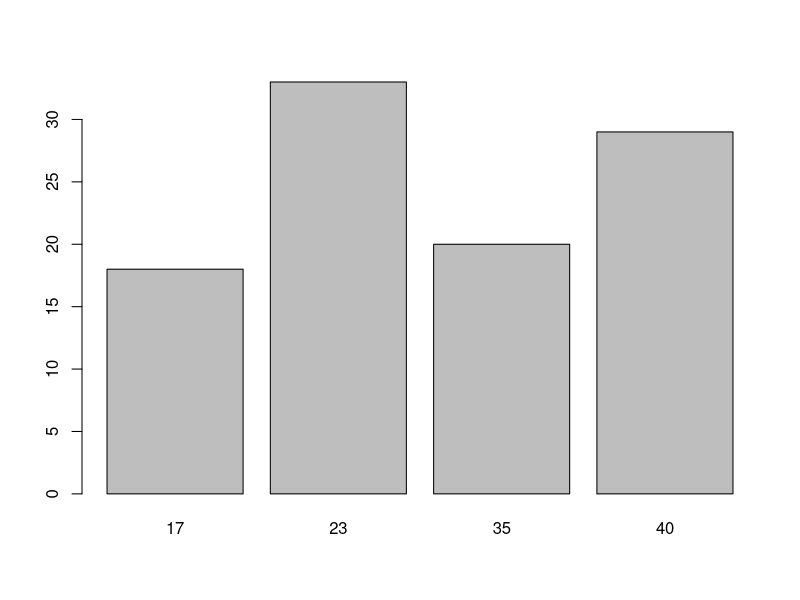
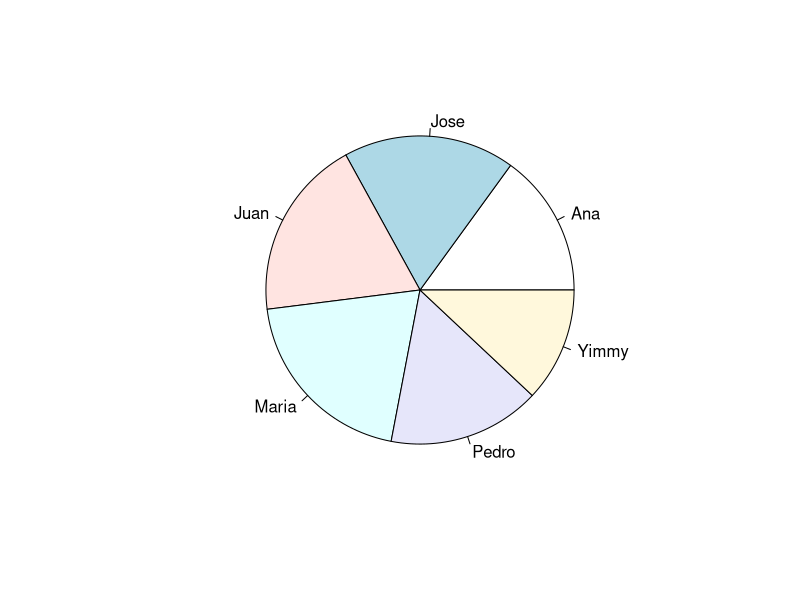
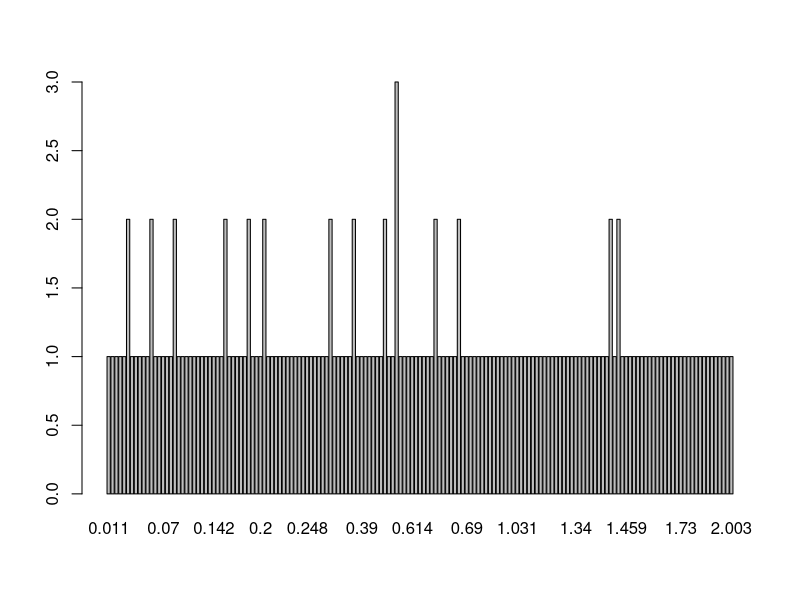

The R source for these figures, in order:
## ---- chunk 1
knitr::opts_chunk$set(echo = TRUE)
## ---- chunk 2
alumnos <- c(sample(c("Juan", "Pedro", "Maria", "Ana", "Jose", "Yimmy"), 
                    size = 100, 
                    replace = T ))
table(alumnos)
## ---- chunk 3
edades <- c(sample(18:35, size = 100, replace = T))
prop.table(table(edades))
## ---- chunk 4
altura <- c(sample(c(1.76,1.45,1.4,1.90), size = 100, replace = T))
peso <- c(sample(c(70,50, 47, 85), size = 100, replace = T))
table(altura,peso)
## ---- chunk 5
altura <- c(sample(c(1.76,1.45,1.4,1.90), size = 100, replace = T))
edad <- c(sample(c(23,35, 40, 17), size = 100, replace = T))
prop.table(table(altura,edad))
## ---- chunk 6
barplot(table(edad))
## ---- chunk 7
pie(table(alumnos))
## ---- chunk 8
barplot(table(DNase$density))
